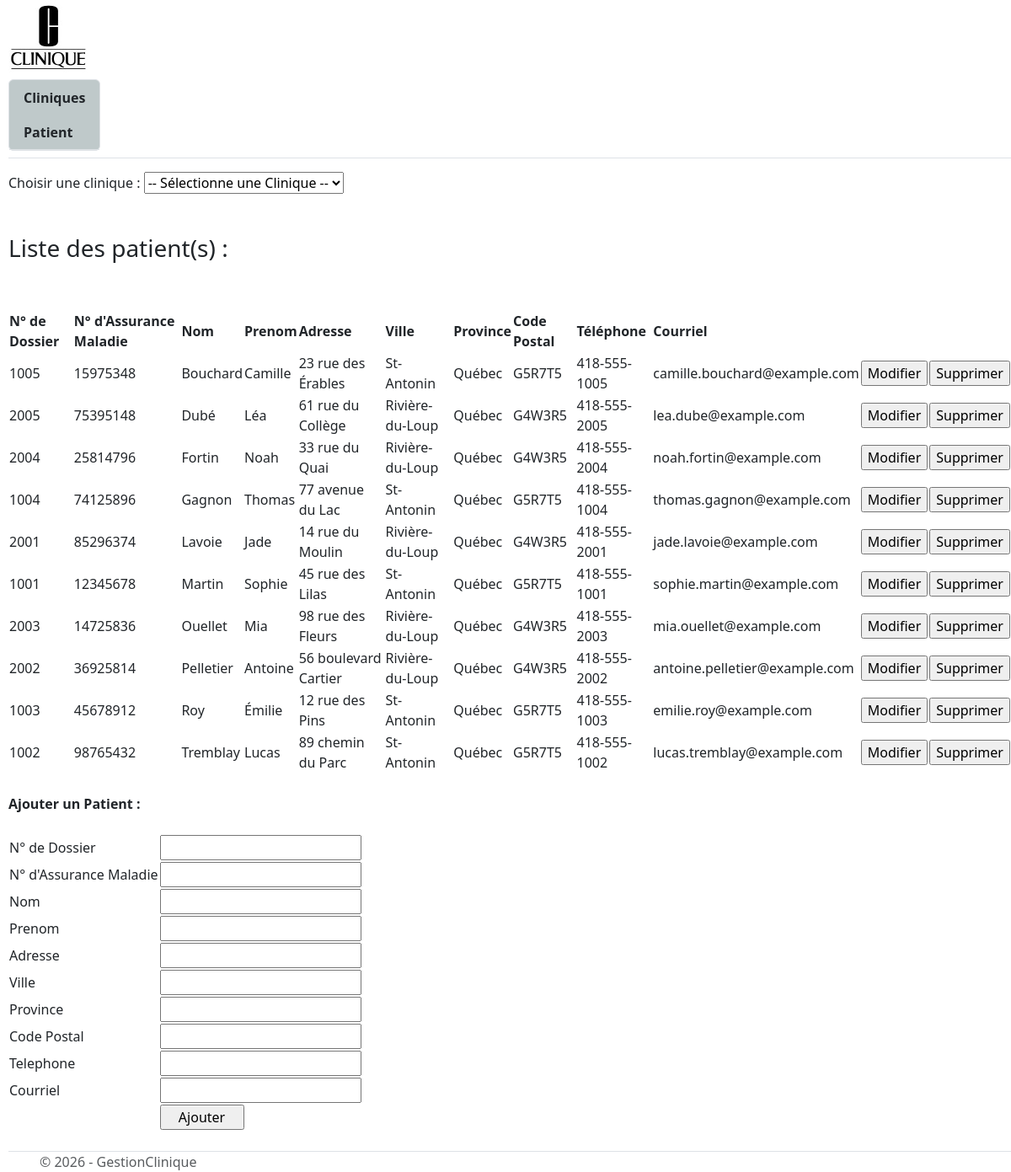
/controllers/patientController.php, run on the app's committed database.
### tables this page shows
CREATE TABLE `patients` (
  `id` int NOT NULL,
  `noDossier` int NOT NULL,
  `noAssuranceMaladie` int NOT NULL,
  `nom` varchar(100) NOT NULL,
  `prenom` varchar(100) NOT NULL,
  `adresse` varchar(100) NOT NULL,
  `ville` varchar(100) NOT NULL,
  `province` varchar(50) NOT NULL,
  `codePostal` varchar(7) NOT NULL,
  `telephone` varchar(20) NOT NULL,
  `courriel` varchar(150) NOT NULL,
  `idClinique` int NOT NULL
);

### class/patientRepository.class.php (called while the page is built, shortened)
<?php
        require_once("patientDTO.class.php");
        class patientRepository extends Repository
        {
            public function obtenirListePatient()
            {
                try
                {
                    $pdo = new PDO($this->stringConnexion, $this->usager, $this->password);
                    $ins = $pdo->prepare("SELECT * FROM patients ORDER BY nom;");
                    $ins->setFetchMode(PDO::FETCH_ASSOC);
                    $ins->execute();
                    $tab = $ins->fetchAll();
                    $listePatient = array();
                    for($i = 0; $i < count($tab); $i++)
                    {
                        array_push($listePatient, new PatientDTO($tab[$i]["noDossier"], $tab[$i]["noAssuranceMaladie"], $tab[$i]["nom"], $tab[$i]["prenom"], $tab[$i]["adresse"], $tab[$i]["ville"], $tab[$i]["province"], $tab[$i]["codePostal"], $tab[$i]["telephone"], $tab[$i]["courriel"]));
                    }
                }
                catch (PDOException $e){}
                return $listePatient;
            }
        }
?>

### class/patientDTO.class.php (called while the page is built, shortened)
<?php
        class patientDTO
        {
            private int $noDossier;
            private int $noAssuranceMaladie;
            private string $nom;
            private string $prenom;
            private string $adresse;
            private string $ville;
            private string $province;
            private string $codePostal;
            private string $telephone;
            private string $courriel;
            public function __construct($noDossier = "", $noAssuranceMaladie = "", $nom = "", $prenom = "", $adresse = "", $ville = "", $province = "", $codePostal = "", $telephone = "", $courriel = "", $idClinique = 0)
            {
                $this->noDossier = $noDossier;
                $this->noAssuranceMaladie = $noAssuranceMaladie;
                $this->nom = $nom;
                $this->prenom = $prenom;
                $this->adresse = $adresse;
                $this->ville = $ville;
                $this->province = $province;
                $this->codePostal = $codePostal;
                $this->telephone = $telephone;
                $this->courriel = $courriel;
            }
            public function getNoDossier(): int
            {
                return $this->noDossier;
            }
            public function getNoAssuranceMaladie(): int
            {
                return $this->noAssuranceMaladie;
            }
            public function getNom(): string
            {
                return $this->nom;
            }
            public function getPrenom(): string
            {
                return $this->prenom;
            }
            public function getAdresse(): string
            {
                return $this->adresse;
            }
            public function getVille(): string
            {
                return $this->ville;
            }
            public function getProvince(): string
            {
                return $this->province;
            }
            public function getCodePostal(): string
            {
                return $this->codePostal;
            }
            public function getTelephone(): string
            {
                return $this->telephone;
            }
            public function getCourriel(): string
            {
                return $this->courriel;
            }
        }
?>

### views/afficherListePatient.php (the view, shortened to what this page needs)
<form method="GET" action="patientController.php">
    <label for="nomClinique">Choisir une clinique :</label>
    <select name="nomClinique" id="nomClinique" onchange="this.form.submit()">
        <option value="">-- Sélectionne une Clinique --</option>
    </select>
</form>
<br />
<br />
<h3>Liste des patient(s) :
</h3>
<br />
<br />
<table>
        <tr>
            <th>N° de Dossier </th>
            <th>N° d'Assurance Maladie </th>
            <th>Nom </th>
            <th>Prenom </th>
            <th>Adresse </th>
            <th>Ville </th>
            <th>Province </th>
            <th>Code Postal </th>
            <th>Téléphone </th>
            <th>Courriel </th>
        </tr>
        <form method="">
            <?php
                foreach ($listePatient as $patient)
                {
                    echo "<tr>";
                    echo "<td>" . $patient->getNoDossier() . "</td>";
                    echo "<td>" . $patient->getNoAssuranceMaladie() . "</td>";
                    echo "<td>" . $patient->getNom() . "</td>";
                    echo "<td>" . $patient->getPrenom() . "</td>";
                    echo "<td>" . $patient->getAdresse() . "</td>";
                    echo "<td>" . $patient->getVille() . "</td>";
                    echo "<td>" . $patient->getProvince() . "</td>";
                    echo "<td>" . $patient->getCodePostal() . "</td>";
                    echo "<td>" . $patient->getTelephone() . "</td>";
                    echo "<td>" . $patient->getCourriel() . "</td>";
                   echo '<td><input value="Modifier" type="button"
                    onclick="document.getElementById(\'noDossier\').value = \'' . $patient->getNoDossier() . '\';
                    this.form.action = \'patientController.php\';
                    this.form.method = \'GET\';
                    submit();">
                    </td>';
                    echo '<td><input value="Supprimer" type="button"
                    onclick="if (confirm(\'Voulez-vous vraiment supprimer le Patient : '
                    . $patient->getNom() . ' ' . $patient->getPrenom() . '\')) {
                        document.getElementById(\'nomPatient\'). value =\'' . $patient->getNom() . '\';
                        document.getElementById(\'prenomPatient\'). value =\'' . $patient->getPrenom() . '\';
                        this.form.action =\'patientController.php?action=supprimerPatient\';
                        this.form.method =\'POST\';
                        this.form.submit();
                    }">
                    </td>';
                    echo "</tr>";
                }
            ?>
        </form>
</table>
<br>
<b>Ajouter un Patient :</b>
<br>
<br>
<form method="POST" action="patientController.php?action=ajouterPatient&nomClinique=<?= urlencode($nomClinique) ?>">
    <table>
        <tr>
            <td>
                <label>N° de Dossier</label>
            </td>
            <td>
                <input name="noDossier" required/>
            </td>
        </tr>
        <tr>
            <td>
                <label>N° d'Assurance Maladie</label>
            </td>
            <td>
                <input name="noAssuranceMaladie" required/>
            </td>
        </tr>
        <tr>
            <td>
                <label>Nom</label>
            </td>
            <td>
                <input name="nom" required/>
            </td>
        </tr>
        <tr>
            <td>
                <label>Prenom</label>
            </td>
            <td>
                <input name="prenom" required/>
            </td>
        </tr>
        <tr>
            <td>
                <label>Adresse</label>
            </td>
            <td>
                <input name="adresse" required/>
            </td>
        </tr>
        <tr>
            <td>
                <label>Ville</label>
            </td>
            <td>
                <input name="ville" required/>
            </td>
        </tr>
        <tr>
            <td>
                <label>Province</label>
            </td>
            <td>
                <input name="province" required/>
            </td>
        </tr>
        <tr>
            <td>
                <label>Code Postal</label>
            </td>
            <td>
                <input name="codePostal" required/>
            </td>
        </tr>
        <tr>
            <td>
                <label>Telephone</label>
            </td>
            <td>
                <input name="telephone" required/>
            </td>
        </tr>
        <tr>
            <td>
                <label>Courriel</label>
            </td>
            <td>
                <input name="courriel" required/>
            </td>
        </tr>
        <tr>
            <td>
            </td>
            <td>
                <input type="submit" value="Ajouter" style="width:100px"/>
            </td>
        </tr>
    </table>
</form>

### partials/header.php (shortened to what this page needs)
<!DOCTYPE html>
<html lang="en">
<head>
    <link rel="stylesheet" href="https://cdn.jsdelivr.net/npm/bootstrap@5.3.0-alpha3/dist/css/bootstrap.min.css">
    <link rel="stylesheet" href="../css/site.css">
</head>
<body style="margin-left:10px">
    <header>
        <a href="/controllers/cliniqueController.php"><img src="../img/clinique.jpg"></a>
        <nav style="border-color: red" class="navbar navbar-expand-sm navbar-toggleable-sm navbar-light bg-white border-bottom box-shadow mb-3">
            <div>
                <div class="navbar-collapse collapse d-sm-inline-flex flex-sm-row-reverse border rounded" style="background-color: #BFC9CA;">
                    <ul class="nav nav-tabs">
                        <li class="nav-item">
                            <a style="font-weight:bold" class="nav-link text-dark" href="/controllers/cliniqueController.php">Cliniques</a>
                            <a style="font-weight:bold" class="nav-link text-dark" href="/controllers/patientController.php">Patient</a>
                        </li>
                    </ul>
                </div>
            </div>
        </nav>
    </header>

### controllers/patientController.php (shortened to what this page needs)
<?php
    require_once(__DIR__ . "/../partials/header.php");
    require_once(__DIR__ . "/../class/PatientRepository.class.php");
?>
<?php
    switch ($_GET["action"])
    {
        case "afficherListePatient":
            $nomClinique = "";
            $listePatient= PatientRepository::getInstance()->obtenirListePatient();
            require_once(__DIR__ . "/../views/afficherListePatient.php");
            break;
    }
?>
<?php
    include(__DIR__ . "/../partials/footer.php");
?>

### partials/footer.php
<br>
<footer class="border-top footer text-muted">
        <div class="container">
            &copy; 2026 - GestionClinique
        </div>
    </footer>
</body>
</html>

### data on the page
patients: noDossier "1005", noAssuranceMaladie "15975348", nom "Bouchard", prenom "Camille", adresse "23 rue des Érables", ville "St-Antonin", province "Québec", codePostal "G5R7T5", telephone "418-555-1005", courriel "camille.bouchard@example.com", nom+prenom "Supprimer"
patients: noDossier "2005", noAssuranceMaladie "75395148", nom "Dubé", prenom "Léa", adresse "61 rue du Collège", ville "Rivière-du-Loup", province "Québec", codePostal "G4W3R5", telephone "418-555-2005", courriel "lea.dube@example.com", nom+prenom "Supprimer"
patients: noDossier "2004", noAssuranceMaladie "25814796", nom "Fortin", prenom "Noah", adresse "33 rue du Quai", ville "Rivière-du-Loup", province "Québec", codePostal "G4W3R5", telephone "418-555-2004", courriel "noah.fortin@example.com", nom+prenom "Supprimer"
patients: noDossier "1004", noAssuranceMaladie "74125896", nom "Gagnon", prenom "Thomas", adresse "77 avenue du Lac", ville "St-Antonin", province "Québec", codePostal "G5R7T5", telephone "418-555-1004", courriel "thomas.gagnon@example.com", nom+prenom "Supprimer"
patients: noDossier "2001", noAssuranceMaladie "85296374", nom "Lavoie", prenom "Jade", adresse "14 rue du Moulin", ville "Rivière-du-Loup", province "Québec", codePostal "G4W3R5", telephone "418-555-2001", courriel "jade.lavoie@example.com", nom+prenom "Supprimer"
patients: noDossier "1001", noAssuranceMaladie "12345678", nom "Martin", prenom "Sophie", adresse "45 rue des Lilas", ville "St-Antonin", province "Québec", codePostal "G5R7T5", telephone "418-555-1001", courriel "sophie.martin@example.com", nom+prenom "Supprimer"
patients: noDossier "2003", noAssuranceMaladie "14725836", nom "Ouellet", prenom "Mia", adresse "98 rue des Fleurs", ville "Rivière-du-Loup", province "Québec", codePostal "G4W3R5", telephone "418-555-2003", courriel "mia.ouellet@example.com", nom+prenom "Supprimer"
patients: noDossier "2002", noAssuranceMaladie "36925814", nom "Pelletier", prenom "Antoine", adresse "56 boulevard Cartier", ville "Rivière-du-Loup", province "Québec", codePostal "G4W3R5", telephone "418-555-2002", courriel "antoine.pelletier@example.com", nom+prenom "Supprimer"
patients: noDossier "1003", noAssuranceMaladie "45678912", nom "Roy", prenom "Émilie", adresse "12 rue des Pins", ville "St-Antonin", province "Québec", codePostal "G5R7T5", telephone "418-555-1003", courriel "emilie.roy@example.com", nom+prenom "Supprimer"
patients: noDossier "1002", noAssuranceMaladie "98765432", nom "Tremblay", prenom "Lucas", adresse "89 chemin du Parc", ville "St-Antonin", province "Québec", codePostal "G5R7T5", telephone "418-555-1002", courriel "lucas.tremblay@example.com", nom+prenom "Supprimer"
